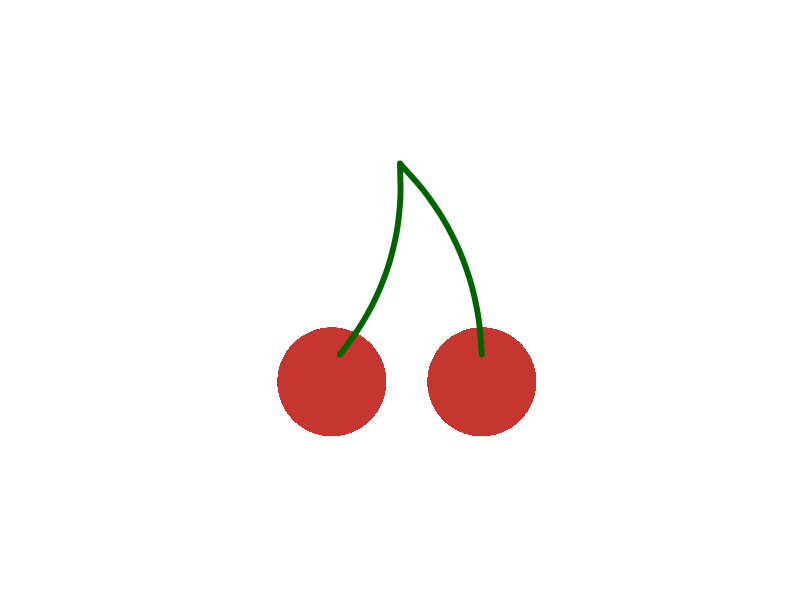

The R source for this figure: (Note: this script raises an error after producing the figure.)
library(ggforce)

ggplot() +
  geom_circle(aes(x0 = c(-2.5, 3), y0 = -3, r = 2), fill = "#C53631", colour = NA) +
  geom_curve(aes(x = c(-2.2, 3), y = -2, xend = 0, yend = 5), size = 2, colour = "darkgreen", curvature = 0.2, lineend = "round") +
  coord_fixed(xlim = c(-10, 10), ylim = c(-10, 10)) +
  theme_void() +
  ggsave("cherry/cherry.png", height = 7, width = 7)
